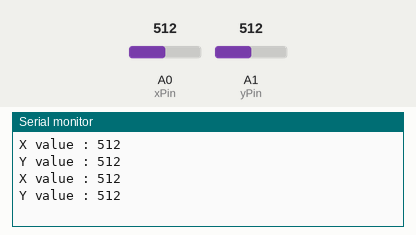
Simulated run of this sketch. Board: Arduino Uno, built with avr-gcc and run on an emulated ATmega328P. Shown: the last lines printed to the serial monitor. Inputs (shaded band) come from the test bench; at power-on: A0 (xPin) = 512, A1 (yPin) = 512.

Above: at 2.8 s.
2.9 s: A0 (xPin) set to 716
At 5.1 s:
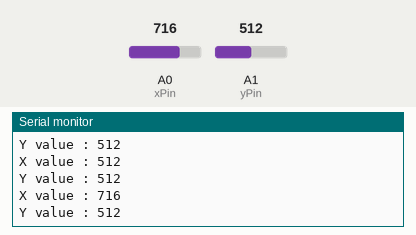
5.6 s: A1 (yPin) set to 716
At 6.7 s:
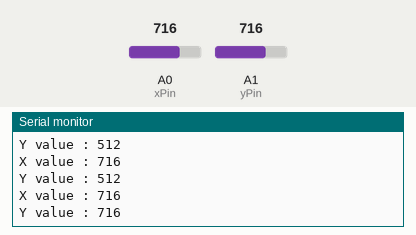
8.3 s: A0 (xPin) set to 900
At 10.8 s:
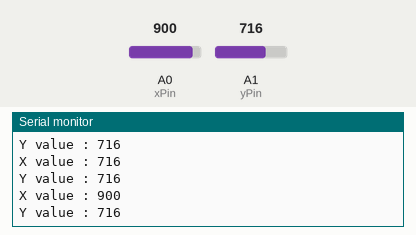
11.0 s: A1 (yPin) set to 900
At 12.5 s:
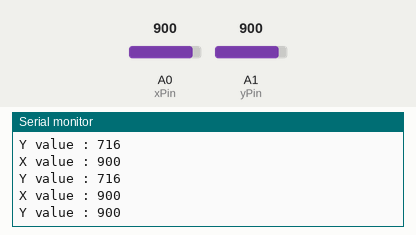
Timing chart, 0 to 14.0 s (numbered marks = the images above; inputs shaded):
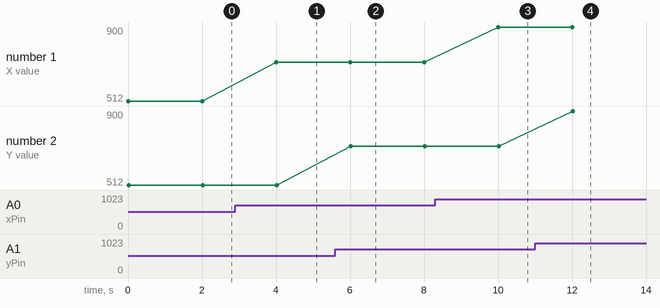

Measured:
- after the input at 2.9 s, the serial monitor: prints a new line after 1.1 s (image 1)
- after the input at 5.6 s, the serial monitor: prints a new line after 0.42 s (image 2)
- after the input at 8.3 s, the serial monitor: prints a new line after 1.7 s (image 3)
- after the input at 11.0 s, the serial monitor: prints a new line after 1.0 s (image 4)
- plotted number 1: 512 → 716 after the input at 2.9 s, 716 → 900 after the input at 8.3 s

The sketch:

joystick.ino
```cpp
int xPin = A0;
int yPin = A1;
int x;
int y;
void setup() {
  // put your setup code here, to run once:
pinMode(xPin, INPUT);
pinMode(yPin, INPUT);
Serial.begin(9600);
}

void loop() {
  // put your main code here, to run repeatedly:
x = analogRead(xPin);
y = analogRead(yPin);
Serial.print("X value : ");
Serial.println(x);
Serial.print("Y value : ");
Serial.println(y);
delay(2000);
}
```
